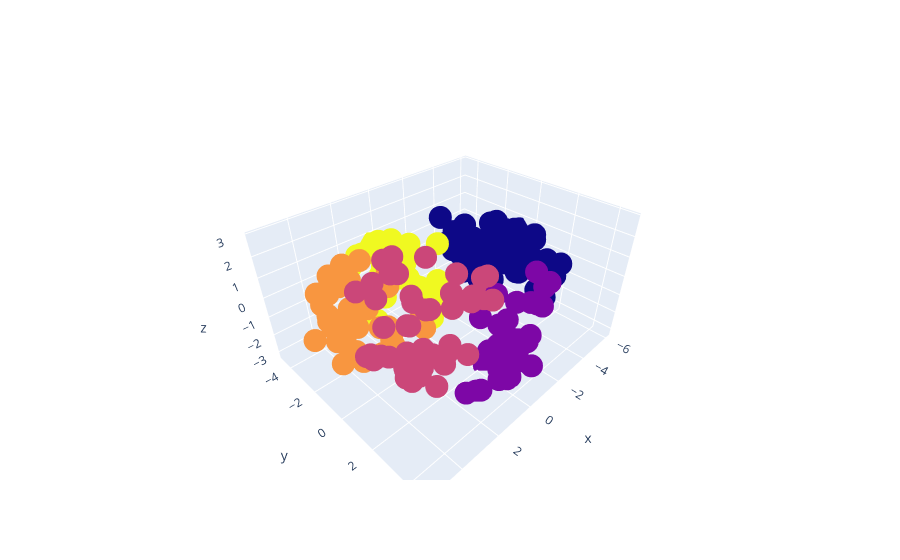

Here is the notebook cell this chart was saved with:
### Code cell
import plotly.graph_objects as go

# Create trace, sizing bubbles by planet diameter
fig = go.Figure(data=go.Scatter3d(
    x = X_pca[:, 0],
    y = X_pca[:, 1],
    z = X_pca[:, 2],
    mode = 'markers',
    marker = dict(
        color = final_clusters,
        )
))
fig.show()

### Figure 1 — Plotly figure (JSON) as saved in the notebook; plotly's stock layout.template omitted (floating-point values rounded to 4 significant figures; data arrays with more than 128 entries replaced by an {"elided": "..."} marker saying what was removed)
{"data": [{"marker": {"color": {"elided": "218 int values"}}, "mode": "markers", "type": "scatter3d", "x": {"elided": "218 float values"}, "y": {"elided": "218 float values"}, "z": {"elided": "218 float values"}}], "layout": {}}
